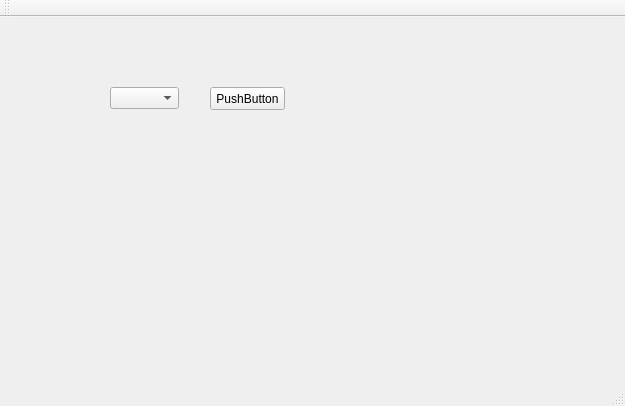
<?xml version="1.0" encoding="UTF-8"?>
<ui version="4.0">
 <class>MainWindow</class>
 <widget class="QMainWindow" name="MainWindow">
  <property name="geometry">
   <rect>
    <x>0</x>
    <y>0</y>
    <width>625</width>
    <height>406</height>
   </rect>
  </property>
  <property name="windowTitle">
   <string>MainWindow</string>
  </property>
  <widget class="QWidget" name="centralWidget">
   <widget class="QComboBox" name="comboBox">
    <property name="geometry">
     <rect>
      <x>110</x>
      <y>70</y>
      <width>69</width>
      <height>22</height>
     </rect>
    </property>
   </widget>
   <widget class="QPushButton" name="pushButton">
    <property name="geometry">
     <rect>
      <x>210</x>
      <y>70</y>
      <width>75</width>
      <height>23</height>
     </rect>
    </property>
    <property name="text">
     <string>PushButton</string>
    </property>
   </widget>
  </widget>
  <widget class="QMenuBar" name="menuBar">
   <property name="geometry">
    <rect>
     <x>0</x>
     <y>0</y>
     <width>625</width>
     <height>23</height>
    </rect>
   </property>
  </widget>
  <widget class="QToolBar" name="mainToolBar">
   <attribute name="toolBarArea">
    <enum>TopToolBarArea</enum>
   </attribute>
   <attribute name="toolBarBreak">
    <bool>false</bool>
   </attribute>
  </widget>
  <widget class="QStatusBar" name="statusBar"/>
 </widget>
 <layoutdefault spacing="6" margin="11"/>
 <resources/>
 <connections/>
</ui>
